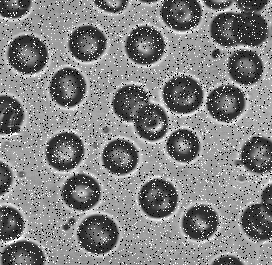
//> input picture Assignment 1/2/Assignment1_filters/blood.bmp, 272 x 265 px
$ ./Filter   (built with g++ and OpenCV 4)
//> lines starting //> are read from the running program, lines starting //| are printed output that depends on the picture
//> further down, image is the input picture: 265 rows x 272 cols, CV_8UC1; min 0, max 255, mean 129.5
#include "opencv2\opencv.hpp"
#include <iostream>
#include <fstream>
#include <algorithm>
using namespace std;
using namespace cv;

Mat Fimage(Mat image, string filter_file)
{
//> called with filter_file = "filter3.txt"
	Mat fimage = Mat::zeros(image.rows, image.cols, CV_8UC1);
	ifstream fin;
	fin.open(filter_file);
	int fcols, frows;
	fin >> fcols >> frows;
	vector<vector<double>> filter;
	vector <double> v(fcols);
	int sum = 0;
	for (int i = 0;i < frows;i++)
	{
		for (int j = 0;j < fcols;j++)
		{
			fin >> v[j];
			sum += v[j];
		}
		filter.push_back(v);
	}

	for (int i = 0;i < frows;i++)
	{
		for (int j = 0;j < fcols;j++)
		{
			filter[i][j] = filter[i][j] / sum;
		}
	}
	// [8 lines of commented-out code are left out]
	for (int r = 0;r < image.rows;r++)
	{
		for (int c = 0;c < image.cols;c++)
		{
			double g = 0;
			for (int i = -(frows - 1) / 2;i <= (frows - 1) / 2;i++)
			{
				for (int j = -(fcols - 1) / 2;j <= (fcols - 1) / 2;j++)
				{
					int n = r + i;
					int m = c + j;
					int o = i + (frows - 1) / 2;
					int p = j + (fcols - 1) / 2;

					if (n < 0)n = 0;
					if (m < 0)m = 0;
					if (n >= image.rows)n = image.rows - 1;
					if (m >= image.cols)m = image.cols - 1;
					//	cout << n << " " << m << " " << o << " " << p << endl;
					g += filter[o][p] * image.at<uint8_t>(n, m);
				}
			}
			fimage.at<uint8_t>(r, c) = g;
		}

	}
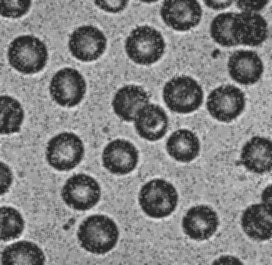
//> fimage: 265 rows x 272 cols, CV_8UC1; min 25, max 241, mean 129
	return fimage;
}
Mat KthFimage(Mat image, string filter_file,int k)
{
//> called with filter_file = "filter3.txt", k = 4
	Mat fimage = Mat::zeros(image.rows, image.cols, CV_8UC1);
	ifstream fin;
	fin.open(filter_file);
	int fcols, frows;
	fin >> fcols >> frows;
	vector<int>v(fcols*frows);

	for (int r = 0;r < image.rows;r++)
	{
		for (int c = 0;c < image.cols;c++)
		{
			int z = 0;
			for (int i = -(frows - 1) / 2;i <= (frows - 1) / 2;i++)
			{
				for (int j = -(fcols - 1) / 2;j <= (fcols - 1) / 2;j++)
				{
					int n = r + i;
					int m = c + j;
					if (n < 0)n = 0;
					if (m < 0)m = 0;
					if (n >= image.rows)n = image.rows - 1;
					if (m >= image.cols)m = image.cols - 1;
					//	cout << n << " " << m << " " << o << " " << p << endl;
					v[z] = image.at<uint8_t>(n, m);
					z++;
				}
			}
			sort(v.begin(), v.end());
			fimage.at<uint8_t>(r, c) = v[k];
		}

	}
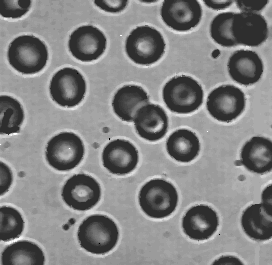
//> fimage: 265 rows x 272 cols, CV_8UC1; min 0, max 255, mean 129.5
//> after the loop, v = [155, 160, 160, 160, 160, 160, 160, 165, 165]
	return fimage;
}
int main()
{
	string filter_file = "filter3.txt";
	Mat image = imread("blood.bmp", CV_LOAD_IMAGE_GRAYSCALE);
	Mat filterd = Fimage(image, filter_file);
	Mat filterd2 = KthFimage(image, filter_file,4);
	imshow("Original", image);
	imshow("Filterd", filterd);
	imshow("Filterd2", filterd2);
	waitKey();

}
